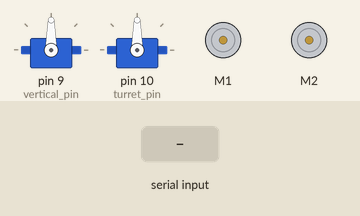
Recording of a sketch running on a simulated Arduino Uno, built with avr-gcc and run on an emulated ATmega328P. On the bench: 2 × servo, 2 × DC motor (green arrow = forward, orange = backward, longer = faster). Inputs (shaded band) come from the test bench.

Above: at 0.9 s.
1.0 s: "g\n" received over Serial
At 1.6 s:
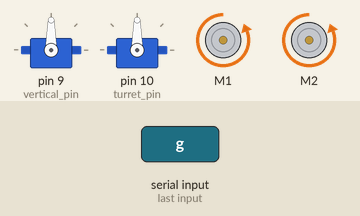
2.5 s: "g\n" received over Serial
At 3.9 s:
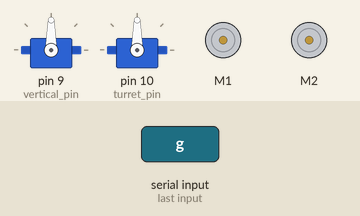
Timing chart, 0 to 5.5 s (numbered marks = the images above; inputs shaded):
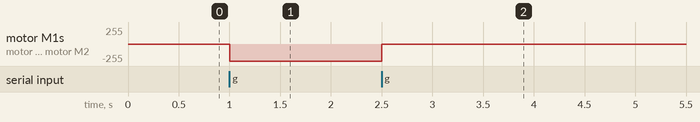

Measured:
- after the input at 1.0 s, motor M1, motor M2: stopped → backward 255/255 at once
- after the input at 2.5 s, motor M1, motor M2: backward 255/255 → stopped at once

The sketch:

turret_code.ino
```cpp
#include "turret.h"

const int turret_pin = 10;
const int vertical_pin = 9;
const int bluetooth_baud = 9600;
const int slave_addr = 0x8;
const int motor1_num = 1;
const int motor2_num = 2;

Turret turret(bluetooth_baud, slave_addr, turret_pin, vertical_pin, motor1_num, motor2_num);

void setup() {
   turret.Run();
}

void loop() {
}
```

aiming.cpp
```cpp
#include "aiming.h"

TurretAiming::TurretAiming(int turret_pin, int vertical_pin) {
    turret_pin_ = turret_pin;
    vertical_pin_ = vertical_pin;
}

void TurretAiming::AttachServos() {
    vertical_servo_.attach(vertical_pin_);
    turret_servo_.attach(turret_pin_);
}

void TurretAiming::AimVertical(int pos) {
    vertical_servo_.write(pos);
}

void TurretAiming::AimTurret(int pos) {
    turret_servo_.write(pos);
}
```

aiming.h
```cpp
#ifndef AIMING_H_
#define AIMING_H_

#include <Servo.h>

class TurretAiming {
public:
    TurretAiming (int turret_pin, int vertical_pin);
    void AttachServos();
    void AimVertical (int pos);
    void AimTurret (int pos);

private:
    Servo turret_servo_;
    Servo vertical_servo_;
    int turret_pin_;
    int vertical_pin_;
};

#endif // AIMING_H_
```

cannon.cpp
```cpp
#include "cannon.h"

void Cannon::SetSpeed(int speed) {
    speed_ = speed;
    dc_motor1_.setSpeed(speed);
    dc_motor2_.setSpeed(speed);
    dc_motor1_.run(BACKWARD);
    dc_motor2_.run(BACKWARD);
}

void Cannon::Stop() {
    dc_motor1_.run(RELEASE);
    dc_motor2_.run(RELEASE);
}
```

cannon.h
```cpp
#ifndef CANNON_H_
#define CANNON_H_

#include <AFMotor.h>

class Cannon {
public:
    Cannon(int motor1_num, int motor2_num) :
        dc_motor1_(motor1_num, MOTOR12_64KHZ), dc_motor2_(motor2_num, MOTOR12_64KHZ)
        {}
    void SetSpeed(int speed);
    void StartUp();
    void Stop();
    // Implement this after tests probably
    void SetDistance();

private:
    AF_DCMotor dc_motor1_;
    AF_DCMotor dc_motor2_;
    int speed_;
};

#endif // CANNON_H_
```

turret.cpp
```cpp
#include "turret.h"


void Turret::SetOpMode(Mode new_mode) {
    operation_mode_ = new_mode;
}

void Turret::Run() {
    aimer_.AttachServos();
    comm_.StartComms();
    int vertical_pos = 90;
    int turret_pos = 90;
    bool motor_on = false;
    bool change_motor = false;
    aimer_.AimVertical(vertical_pos);
    aimer_.AimTurret(turret_pos);
    while(true) {
        if (operation_mode_ == Mode::BLUETOOTH){
            if (comm_.ReceiveBluetooth(bluetooth_data_)) {
                switch (bluetooth_data_) {
                    case 'g':
                        motor_on = !motor_on;
                        change_motor = true;
                        break;
                    case 'l':
                        if (turret_pos > 0)
                            turret_pos -=5;
                        break;
                    case 'r':
                        if (turret_pos < 180)
                            turret_pos += 5;
                        break;
                    case 'u':
                        if (vertical_pos < 180)
                            vertical_pos += 5;
                        break; // Move turret up
                    case 'd':
                        if (vertical_pos > 0)
                            vertical_pos -=5;
                        break; // Move turret down
                    case 'a':
                        operation_mode_ = Mode::AUTONOMOUS;
                    default: break;
                }
            }
        }
        else if (operation_mode_ == Mode::AUTONOMOUS) {
            if (comm_.ReadI2C(i2c_data_)) {
                if (i2c_data_ == '\n' || i2c_data_ == '\r')
                    continue;
                switch (i2c_data_) {
                    case 't':
                        Serial.println(i2c_data_);
                        comm_.ReadI2C(i2c_data_);
                        turret_pos = i2c_data_;
                        break;
                    case 'v':
                        comm_.ReadI2C(i2c_data_);
                        vertical_pos = i2c_data_;
                        break;
                    case 'm':
                        motor_on = !motor_on;
                        change_motor = true;
                        break;
                    case 'b':
                        comm_.ReadI2C(i2c_data_);
                        operation_mode_ = Mode::BLUETOOTH;
                        break;
                    default:
                        break;
                }
            }
        }
        if (change_motor) {
            if (motor_on)
                cannon_.SetSpeed(255);
            else
                cannon_.Stop();
            change_motor = false;
        }
        aimer_.AimTurret(turret_pos);
        aimer_.AimVertical(vertical_pos);
    }
}
```

turret.h
```cpp
#ifndef TURRET_H_
#define TURRET_H_

#include "aiming.h"
#include "cannon.h"
#include "turret_comms.h"
#include <HardwareSerial.h>

extern HardwareSerial Serial;

enum class Mode {
    BLUETOOTH, AUTONOMOUS
};

class Turret {
public:
    Turret(int bluetooth_baud, int slave_addr, int turret_pin, int vertical_pin,
           int motor1_num, int motor2_num) :
    comm_(bluetooth_baud, slave_addr), cannon_(motor1_num, motor2_num),
    aimer_(turret_pin, vertical_pin)
    {
        operation_mode_ = Mode::BLUETOOTH;
    }
    void SetOpMode(Mode new_mode);
    void Run();
private:
    Mode operation_mode_;
    Cannon cannon_;
    TurretAiming aimer_;
    TurretComms comm_;
    char bluetooth_data_;
    char i2c_data_;
};

#endif TURRET_H_
```

turret_comms.cpp
```cpp
#include "turret_comms.h"
#include <Wire.h>

static const int BUFF_SIZE = 16;

char in_buf[BUFF_SIZE];
uint32_t in_buf_count = 0;
uint32_t in_buf_read = 0;
char out_buf[BUFF_SIZE];
uint32_t out_buf_count = 0;

static void TurretComms::SendI2C() {
    while (out_buf_count > 0)
        Wire.write(out_buf, out_buf_count);
}

static void TurretComms::ReceiveI2C() {
    in_buf_count = 0;
    in_buf_read = 0;
    while (Wire.available() && in_buf_count < BUFF_SIZE) {
        in_buf[in_buf_count] = Wire.read();
        in_buf_count++;
    }
}

void TurretComms::SendBluetooth(char data) {
    Serial.write(data);
}

bool TurretComms::ReceiveBluetooth(char& data) {
    if (!Serial.available())
        return false;
    data = Serial.read();
    return true;
}

bool TurretComms::ReadI2C(char& data) {
    if (in_buf_count <= in_buf_read)
        return false;
    data = in_buf[in_buf_read];
    in_buf_read++;
    return true;
}

void TurretComms::PutI2CBuff(char data) {
    out_buf[out_buf_count] = data;
    out_buf_count++;
}

void TurretComms::StartComms() {
    Serial.begin(bluetooth_baud_);
    Wire.begin(slave_addr_);
    Wire.onReceive(ReceiveI2C);
    Wire.onRequest(SendI2C);
}
```

turret_comms.h
```cpp
#ifndef TURRET_COMMS_H_
#define TURRET_COMMS_H_
#include <HardwareSerial.h>

extern HardwareSerial Serial;

class TurretComms {
public:
    TurretComms(int bluetooth_baud, int slave_addr) :
        bluetooth_baud_(bluetooth_baud), slave_addr_(slave_addr)
        {}
    static void SendI2C();
    static void ReceiveI2C();
    bool ReadI2C(char& data);
    void PutI2CBuff(char data);
    void SendBluetooth(char data);
    bool ReceiveBluetooth(char& data);
    void StartComms();

private:
    int bluetooth_baud_;
    int slave_addr_;
};

#endif // TURRET_COMMS_H_
```
